Frame 1 (no input): blank canvas, image omitted
Frame 60 (the mouse pressed at the canvas centre just before this capture): blank canvas, image omitted
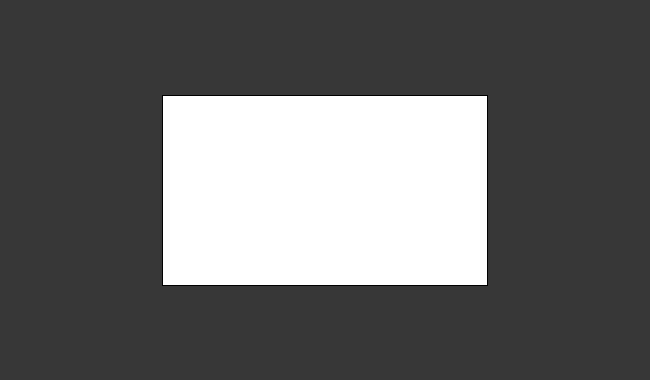
Frame 120 (the mouse held since frame 60 and released just before this capture)

The Processing sketch whose frames 1 and 60 were blank and that drew this single picture after the mouse press (run headless with seeded random() and noise(); from frame 60 on, the mouse is pressed at the canvas centre):

// Processing sketch: UsingMouseVariables1
// ── UsingMouseVariables1.pde
void setup() {
  size(650, 380);
  //background(55); // If the background is inside setup(), the rectangle movements will have a "memory" effect on the canvas
}

void draw() { 
  
  background(55);
  rectMode(CENTER);
  rect(mouseX, mouseY,mouseX>325?650-mouseX:mouseX , mouseY>190?380-mouseY:mouseY); // mouseX>325?650-mouseX:mouseX , mouseY>190?380-mouseY:mouseY
                                                                                    // To avoid that the rectangle go out of window
  System.out.println(mouseX);
  
}
